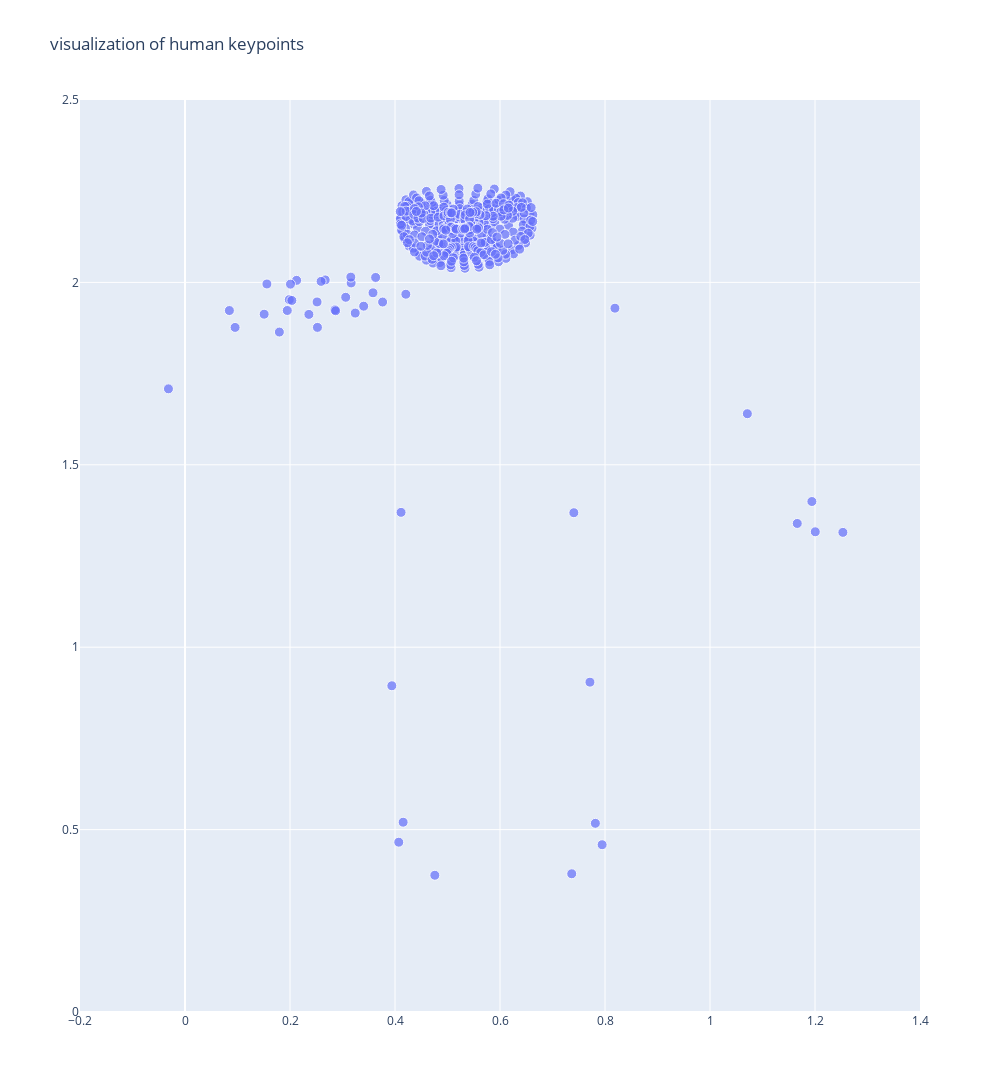

Notebook cell for this chart:
### Code cell
f = process_parquet(pd.read_parquet("79631423.parquet"))
visualize_keypoints(f[0], point_size=10)

### Figure 1 — Plotly figure (JSON) as saved in the notebook; plotly's stock layout.template omitted (floating-point values rounded to 4 significant figures; data arrays with more than 128 entries replaced by an {"elided": "..."} marker saying what was removed)
{"data": [{"marker": {"size": {"elided": "543 int values"}}, "mode": "markers", "type": "scatter", "x": {"elided": "543 float values"}, "y": {"elided": "543 float values"}}], "layout": {"height": 1600, "title": {"text": "visualization of human keypoints"}, "width": 1000, "xaxis": {"range": [-0.2, 1.4], "title": {"text": ""}}, "yaxis": {"range": [0, 2.5], "title": {"text": ""}}}}
